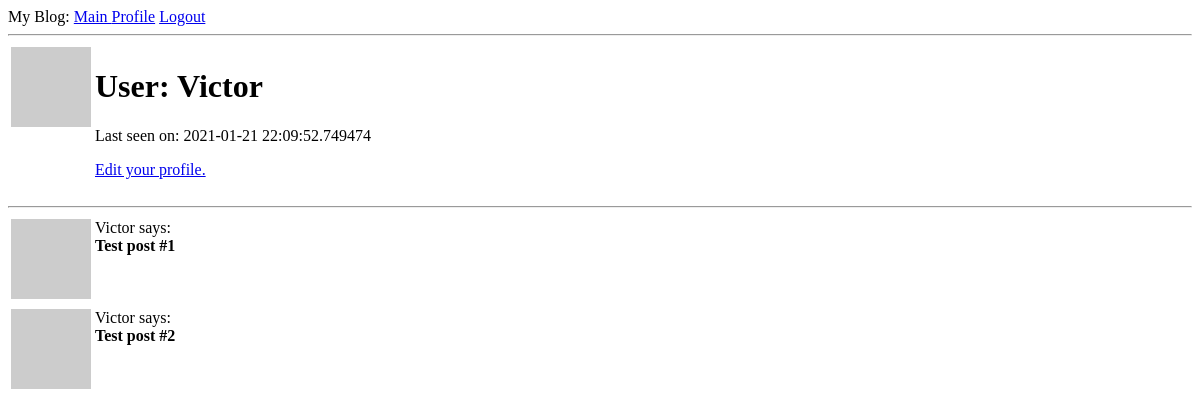
The app's page /user/Victor (signed in), older data.
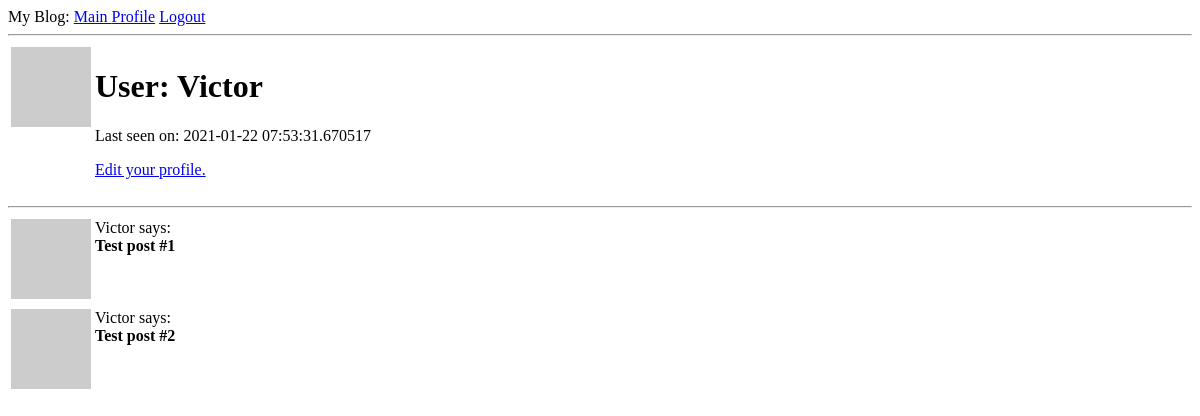
The same page, newer data.
### app/models.py (models this page shows, shortened)
class User(UserMixin, db.Model):
    id = db.Column(db.Integer, primary_key=True)
    username = db.Column(db.String(255), index=True, unique=True)
    email = db.Column(db.String(255), index=True, unique=True)
    password_hash = db.Column(db.String(255))
    about_me = db.Column(db.String(255))
    last_seen = db.Column(db.DateTime, default=datetime.utcnow)
    posts = db.relationship('Post', backref='author', lazy='dynamic')
    def avatar(self, size):
        digest = md5(self.email.lower().encode('utf-8')).hexdigest()
        return f'https://www.gravatar.com/avatar/{digest}?d=identicon&s={size}'

### app/routes.py (the view)
@app.route('/user/<username>')
@login_required
def user(username):
    user = User.query.filter_by(username=username).first_or_404()
    posts = [
        {'author': user, 'body': 'Test post #1'},
        {'author': user, 'body': 'Test post #2'}
    ]
    return render_template('user.html', user=user, posts=posts)

### app/models.py (called while the page is built)
@login.user_loader
def load_user(id):
    return User.query.get(int(id))

### app/routes.py (called while the page is built)
@app.before_request
def before_request():
    if current_user.is_authenticated:
        current_user.last_seen = datetime.utcnow()
        db.session.commit()

### app/templates/user.html (shortened to what this page needs)
{% extends 'base.html' %}
{% block content %}
<table>
    <tr valign="top">
        <td><img src="{{ user.avatar(128) }}" alt="avatar"></td>
        <td>
            <h1>User: {{ user.username }}</h1>
            {% if user.last_seen %}<p>Last seen on: {{ user.last_seen }}</p>{% endif %}
            {% if user == current_user %}
            <p><a href="{{ url_for('edit_profile') }}">Edit your profile.</a></p>
            {% endif %}
        </td>
    </tr>
</table>
<hr>
{% for post in posts %}
{% include '_post.html' %}
{% endfor %}
{% endblock %}

### app/templates/base.html (shortened to what this page needs)
<!DOCTYPE html>
<html lang="en">
<head>
</head>
<body>
    <div>My Blog:
        <a href="{{ url_for('index') }}">Main </a>
        {% if current_user.is_anonymous %}
        <a href="{{ url_for('login') }}"> Login</a>
        {% else %}
        <a href="{{ url_for('user', username=current_user.username) }}">Profile</a>
        <a href="{{ url_for('logout') }}"> Logout</a>
        {% endif %}
    </div>
    <hr>
    {% block content %}{% endblock %}
</body>

### app/templates/_post.html
<table>
    <tr valign="top">
        <td><img src="{{ post.author.avatar(48) }}" alt="avatar"></td>
        <td>{{ post.author.username }} says: <br><strong>{{ post.body }}</strong></td>
    </tr>
</table>

Row changes from the older to the newer data that the page shows:
changed User "Victor": last_seen "2021-01-21 22:09:52.749474" → "2021-01-22 07:53:31.670517"
